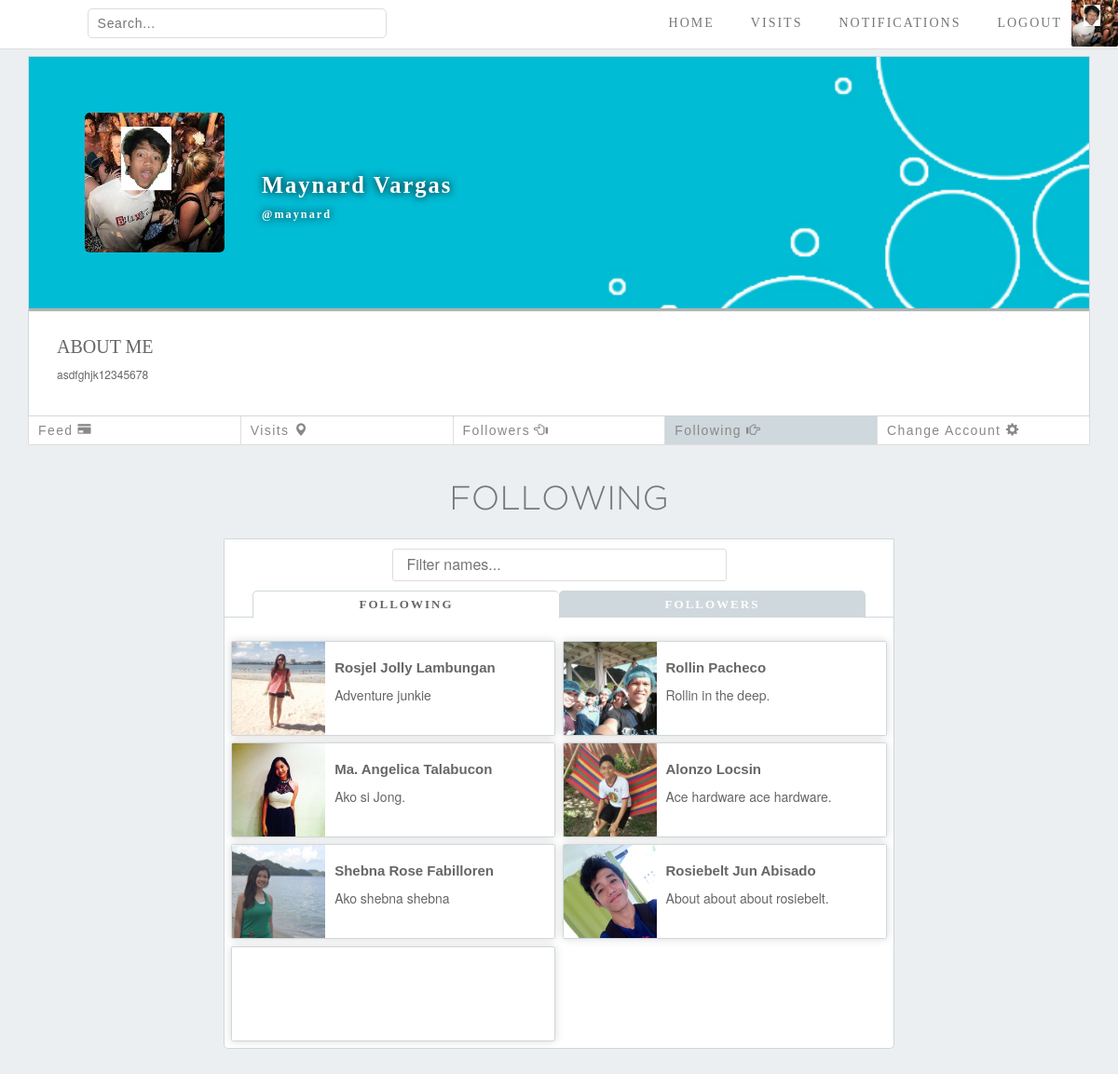
The app's page /people_profile_list_of_following.php?acc_id=2 (signed in) with its own data.
### tables this page shows
CREATE TABLE `account` (
  `acc_id` int(9) NOT NULL,
  `username` varchar(50) NOT NULL,
  `firstname` varchar(30) NOT NULL,
  `lastname` varchar(30) NOT NULL,
  `password` varchar(100) NOT NULL,
  `email` varchar(40) NOT NULL,
  `about_me` varchar(60) NOT NULL
);

### people_profile_list_of_following.php (the view, shortened to what this page needs)
<!DOCTYPE html>
<html>
	<head>
		<link rel="stylesheet" href="bootstrap/css/bootstrap.min.css">
		<link rel="stylesheet" type="text/css" href="css/navigation_bar_and_body_style.css">
		<link rel="stylesheet" type="text/css" href="css/Home_Page_style.css">
		<link rel="stylesheet" type="text/css" href="css/People_Profile_Page_Style_Before.css">
		<link rel="stylesheet" type="text/css" href="css/profile_options.css">
		<link rel="stylesheet" type="text/css" href="css/search_style.css">
	</head>
	<body>
		<?php
		require "connect.php";
		$acc_id = $_GET['acc_id'];
		$queryuser = "SELECT  CONCAT(firstname,' ', lastname) as 'fullname',about_me,username FROM account where acc_id = $acc_id";
		$result = mysqli_query($dbconn, $queryuser);
		$row = mysqli_fetch_assoc($result);
		$fullname = $row['fullname'];
		$aboutme = $row['about_me'];
		$username = $row['username'];
		?>
		<div id = "navBar">
			<form action="search_results_places.php" method="get">
				<input type="text" placeholder="Search..." name = "search">
			</form>
			<ul id = "navList">
				<li><a href="home_page.php"><span class="glyphicon glyphicon-home"></span>HOME</a></li>
				<li><a href="visit.php"><span class="glyphicon glyphicon-map-marker"></span>VISITS</a></li>
				<li><a href=notifications.php><span class="glyphicon glyphicon-bell"></span>NOTIFICATIONS</a></li>
				<li><a href="logout.php" class="logout"><span class="glyphicon glyphicon-log-out"></span>LOGOUT</a></li>
				<li><a href="my_profile.php?=<?=$_SESSION['userID']?>" class="image-list"><img src="images/profile_pic_img/acc_id_<?=$_SESSION['userID']?>.jpg" onerror="this.src = 'images/default_profile.png'"></a></li>
			</ul>
		</div>
		<div class="container">
			<div class="headerprofile">
				<div id="coverphoto">
					<img src="images/cover_img/cover_<?=$acc_id?>.png" alt="user-cover" onerror = "this.src = 'images/default_cover.png'">
				</div>
				<h1 id="username"><?=$fullname?><br><span class="usernameorig"><?=$username?></span></h1>
				<div id="userphoto">
					<img src="images/profile_pic_img/acc_id_<?=$_GET['acc_id']?>.jpg" onerror = "this.src = 'images/default_profile.png'">
				</div>
				<div id="aboutme">
					<h1>ABOUT ME</h1>
					<br>
					<p><?php echo $aboutme ;?></p>
				</div>
			</div>
			<?php if ($acc_id == $_SESSION['userID']) { ?>
					<ul class="user-options">
						<li><a href="my_profile.php?acc_id=<?=$acc_id?>">Feed<span class="glyphicon glyphicon-credit-card"></span></a></li>
						<li><a href="#">Visits<span class="glyphicon glyphicon-map-marker"></span></a></li>
						<li><a href="people_profile_list_of_followers.php?acc_id=<?=$acc_id?>#follow-head">Followers<span class="glyphicon glyphicon-hand-left"></span></a></li>
						<li><a href="#follow-head" class="active">Following<span class="glyphicon glyphicon-hand-right"></span></a></li>
						<li><a href="Change_account.php">Change Account<span class="glyphicon glyphicon-cog"></span></a></li>
					</ul>
			<?php } ?>
		</div>
		<div class="search-container">
			<h1 id="follow-head">FOLLOWING</h1>
			<div class="search-type">
				<input type="text" id="Filter" onkeyup="Filter()" placeholder="Filter names...">
				<ul>
					<li><a href="#" class="active">FOLLOWING</a></li>
					<li><a href="people_profile_list_of_followers.php?acc_id=<?=$acc_id?>#follow-head">FOLLOWERS</a></li>
				</ul>
			</div>
			<ul id="Results" class="results-container">
			<?php
				$queryfollowinglist = "SELECT * from account, follow where acc_id_follows = acc_id && acc_id_follower= $acc_id";
				$result = mysqli_query($dbconn, $queryfollowinglist);
				$num_following = mysqli_num_rows($result);
				if($num_following!=0){
					foreach ($result as $value) {?>
						<li class="result-people">
							<a href="people_profile.php?acc_id=<?=$value['acc_id']?>">
									<img src = "images/profile_pic_img/acc_id_<?=$value['acc_id'] ?>.jpg" alt="user image" onerror="this.src = 'images/default_profile.png'">
								<div class = "user-details">
									<h2 class="username"><?php echo $value['firstname']." ".$value['lastname'] ?></h2>
									<p><?=$value['about_me'] ?></p>
								</div>
							</a>
						</li>
			<?php 	}
				} else { ?>
					<p class="no-results-follow">No following</p>
			<?php } ?>
			</ul>
		</div>
	</body>
</html>

### css/Navigation_Bar_and_Body_style.css (style rules this page uses)
body { background-color: #ECEFF1; margin: 0; }
#navBar { background-color: white; display: inline-flex; width: 100%; top: 0; left: 0; position: fixed; z-index: 2; border-bottom: 1px solid #DDD; }
#navBar img { height: 50px; width: 50px; object-position: center; object-fit: cover; box-sizing: border-box; margin: 0; border-radius: 2px; }
#navList { display: inline-flex; justify-content: center; align-content: center; list-style: none; margin: 0; padding: 0; margin-left: auto; }
#navList li { display: inline-flex; justify-content: center; align-items: center; }
#navList > li > a { text-decoration: none; display: block; height: 100%; padding: 0 10px; border: solid rgba(0,0,0,0); border-width: 0 0 2px 0; text-align: center; vertical-align: middle; font-family: "Gotham Medium"; font-size: 14px; letter-spacing: 2px; color: #777; display: flex; align-items: center; justify-content: center; box-sizing: border-box; transition: 0.2s; }
#navList > li > a.image-list { padding: 0; }
#navBar form { margin-left: 7.8%; height: 50px; width: 26.8%; display: inline-flex; justify-content: center; align-items: center; }
#navBar form input[type=text] { color: #888; border-style: none; padding: 5px 10px; width: 100%; border-radius: 5px; border: 1px solid #DDD; transition: 0.2s; font-family: Arial; font-size: 1em; letter-spacing: 0.05em; }
.container { margin-top: 50px; }

### css/People_Profile_Page_Style_Before.css (style rules this page uses)
.headerprofile { background-color: white; margin-top: 10px; border: 1px solid #CFD8DC; overflow: hidden; }
#coverphoto { width: 100%; height:270px; box-shadow: 0px 3px 1px rgba(0,0,0,0.3); overflow: hidden; }
#coverphoto img { width: 100%; height:270px; object-position: center; object-fit: cover; }
#username { margin: 0; color: white; height: 30px; font-family: "gotham Light"; font-size: 1.75em; font-weight: bold; letter-spacing: 2px; padding-top: 5px; margin: -150px 0 0 50px; padding-left: 200px; text-shadow: 0px 0px 10px rgba(0,0,0,1); transition: 0.4s; }
#username span { font-size: 0.5em; }
#username span:before { content: "@"; }
#userphoto { height: 150px; width: 150px; border-radius: 5px; box-shadow: -3px 3px 1px rgba(0,0,0,0.3); margin: -90px 0 0 60px; transition: 0.4s; overflow: hidden; }
#userphoto img { height: 150px; width: 150px; border-radius: 5px; object-position: center; object-fit: cover; }
#aboutme { display: block; margin-top: 95px; padding: 25px 30px 20px 30px; width: 100%; color: #666; }
#aboutme h1 { font-family: "Gotham Medium"; font-size: 20px; margin: 0; width: 20%; }
#aboutme p { margin-top: -10px; font-size: 12px; }

### css/profile_options.css (style rules this page uses)
.user-options, .visitor-options { padding: 0; display: flex; justify-content: space-between; width: 100%; list-style: none; background-color: white; border: 1px solid #DDD; border-top: 0; border-radius: 0 0 2px 2px; }
.user-options li, .visitor-options li { border-right: 1px solid #DDD; width: 100%; }
.user-options li:last-child, .visitor-options li:last-child { border-right: 0; }
#Editallbtn, .user-options li a, .visitor-options li a { display: block; width: 100%; font-family: "Arial"; text-align: left; letter-spacing: 0.1em; background-color: white; color: #888; border: none; padding: 5px 10px; transition: 0.2s; }
.user-options .glyphicon, .visitor-options .glyphicon { margin: 0 0 0 5px; }
.user-options li a.active, .visitor-options li a.active { background-color: #CFD8DC; color: #888; cursor: default; }

### records on screen
account: about_me "asdfghjk12345678"
account: shows a picture, firstname "Rosjel Jolly", lastname "Lambungan", about_me "Adventure junkie"
account: shows a picture, firstname "Rollin", lastname "Pacheco", about_me "Rollin in the deep."
account: shows a picture, firstname "Ma. Angelica", lastname "Talabucon", about_me "Ako si Jong."
account: shows a picture, firstname "Alonzo", lastname "Locsin", about_me "Ace hardware ace hardware."
account: shows a picture, firstname "Shebna Rose", lastname "Fabilloren", about_me "Ako shebna shebna"
account: shows a picture, firstname "Rosiebelt Jun", lastname "Abisado", about_me "About about about rosiebelt."
account: shows a picture

### other values on screen
$fullname "Maynard Vargas"
